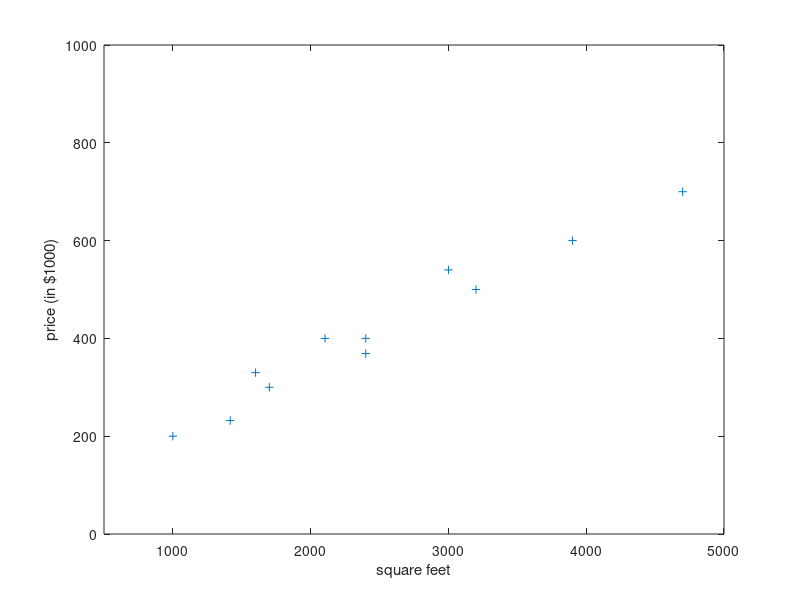

MATLAB code for this plot: (Note: this script raises an error after producing the figure.)
clear all;% removes all variables, globals, functions and MEX links.
close all;% closes all the open figure windows.
clc;% clears the command window and homes the cursor.

% training dataset
x = [2104, 1600, 2400, 1416, 3000, 3200, 2400, 1700, 1000, 3900, 4700];
y = [400, 330, 369, 232, 540, 500, 400, 300, 200, 600, 700];

% plot the dataset
figure;
plot(x, y, '+');
axis([500 5000 0 1000]);
xlabel('square feet');
ylabel('price (in $1000)');
hold on;

a = [0, 0];% initial weight
b = [0, 0];% keep the previous value of the weight a
k = 1e-8;% learning rate, the selection of the k value is very important

% LMS algorithm
for m = 1 : 1e6
    for j = 1 : 2      
        temp = 0;
        for i = 1 : length(x)
            if j == 1
                z = 1;
            else
                z = x(i);
            end
            temp = temp + (y(i) - h(x(i), a(1), a(2))) * z;
        end
        b(j) = b(j) + k * temp;
    end
    
    if (abs((a(1) - b(1)) / a(1)) <= 1e-3) && (abs((a(2) - b(2)) / a(2)) <= 1e-3)
        a = b;
        break;% break out the loop
    end
    a = b;% update simultaneously
end

m% output the iterations m

% plot the curve of h(x)
i = 1;
for m = 500 : 10 : 5000
	X(i) = m;
	Y(i) = h(X(i), a(1), a(2)); 
    i = i + 1;
end
plot(X, Y);
